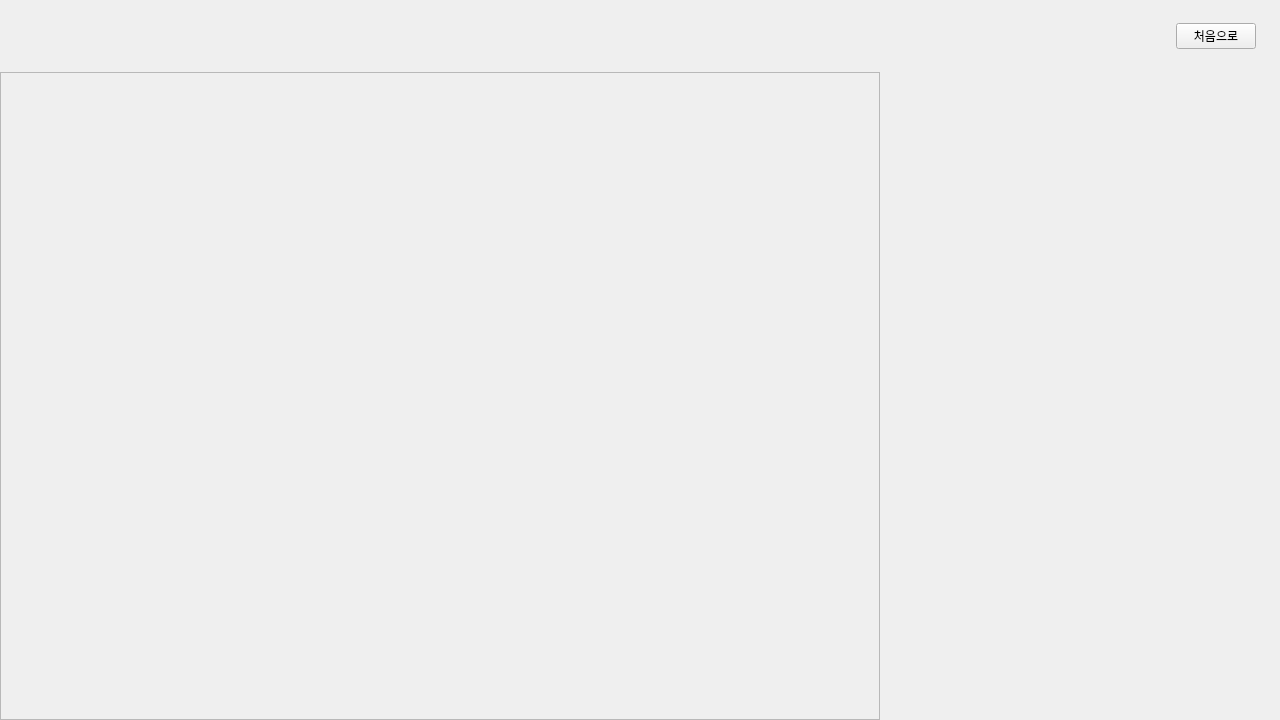
<?xml version="1.0" encoding="UTF-8"?>
<ui version="4.0">
 <class>Member</class>
 <widget class="QWidget" name="Member">
  <property name="geometry">
   <rect>
    <x>0</x>
    <y>0</y>
    <width>1280</width>
    <height>720</height>
   </rect>
  </property>
  <layout class="QVBoxLayout" name="verticalLayout" stretch="0,1">
   <property name="spacing">
    <number>0</number>
   </property>
   <property name="leftMargin">
    <number>0</number>
   </property>
   <property name="topMargin">
    <number>0</number>
   </property>
   <property name="rightMargin">
    <number>0</number>
   </property>
   <property name="bottomMargin">
    <number>0</number>
   </property>
   <item>
    <widget class="QFrame" name="topBar">
     <property name="minimumSize">
      <size>
       <width>0</width>
       <height>72</height>
      </size>
     </property>
     <layout class="QHBoxLayout" name="layoutTop">
      <property name="spacing">
       <number>16</number>
      </property>
      <property name="leftMargin">
       <number>24</number>
      </property>
      <property name="topMargin">
       <number>8</number>
      </property>
      <property name="rightMargin">
       <number>24</number>
      </property>
      <property name="bottomMargin">
       <number>8</number>
      </property>
      <item>
       <widget class="QLabel" name="lblLogo">
        <property name="minimumSize">
         <size>
          <width>44</width>
          <height>44</height>
         </size>
        </property>
        <property name="maximumSize">
         <size>
          <width>44</width>
          <height>44</height>
         </size>
        </property>
       </widget>
      </item>
      <item>
       <widget class="QLabel" name="lblWelcome">
        <property name="styleSheet">
         <string notr="true">font-size: 22px; font-weight: bold; color: #14532d;</string>
        </property>
       </widget>
      </item>
      <item>
       <widget class="QLabel" name="lblMsg">
        <property name="styleSheet">
         <string notr="true">font-size: 16px; color: #3d6b4c;</string>
        </property>
       </widget>
      </item>
      <item>
       <spacer name="spacerTop">
        <property name="orientation">
         <enum>Qt::Horizontal</enum>
        </property>
        <property name="sizeHint" stdset="0">
         <size>
          <width>0</width>
          <height>0</height>
         </size>
        </property>
       </spacer>
      </item>
      <item>
       <widget class="QPushButton" name="btnHome">
        <property name="text">
         <string>처음으로</string>
        </property>
       </widget>
      </item>
     </layout>
    </widget>
   </item>
   <item>
    <layout class="QHBoxLayout" name="layoutBody" stretch="1,0">
     <property name="spacing">
      <number>0</number>
     </property>
     <item>
      <widget class="QScrollArea" name="scroll">
       <property name="widgetResizable">
        <bool>true</bool>
       </property>
       <widget class="QWidget" name="scrollAreaWidgetContents">
        <property name="geometry">
         <rect>
          <x>0</x>
          <y>0</y>
          <width>880</width>
          <height>648</height>
         </rect>
        </property>
       </widget>
      </widget>
     </item>
     <item>
      <widget class="Cart" name="cart">
       <property name="minimumSize">
        <size>
         <width>400</width>
         <height>0</height>
        </size>
       </property>
       <property name="maximumSize">
        <size>
         <width>400</width>
         <height>16777215</height>
        </size>
       </property>
      </widget>
     </item>
    </layout>
   </item>
  </layout>
 </widget>
 <customwidgets>
  <customwidget>
   <class>Cart</class>
   <extends>QWidget</extends>
   <header>cart.h</header>
   <container>1</container>
  </customwidget>
 </customwidgets>
 <resources/>
 <connections/>
</ui>
